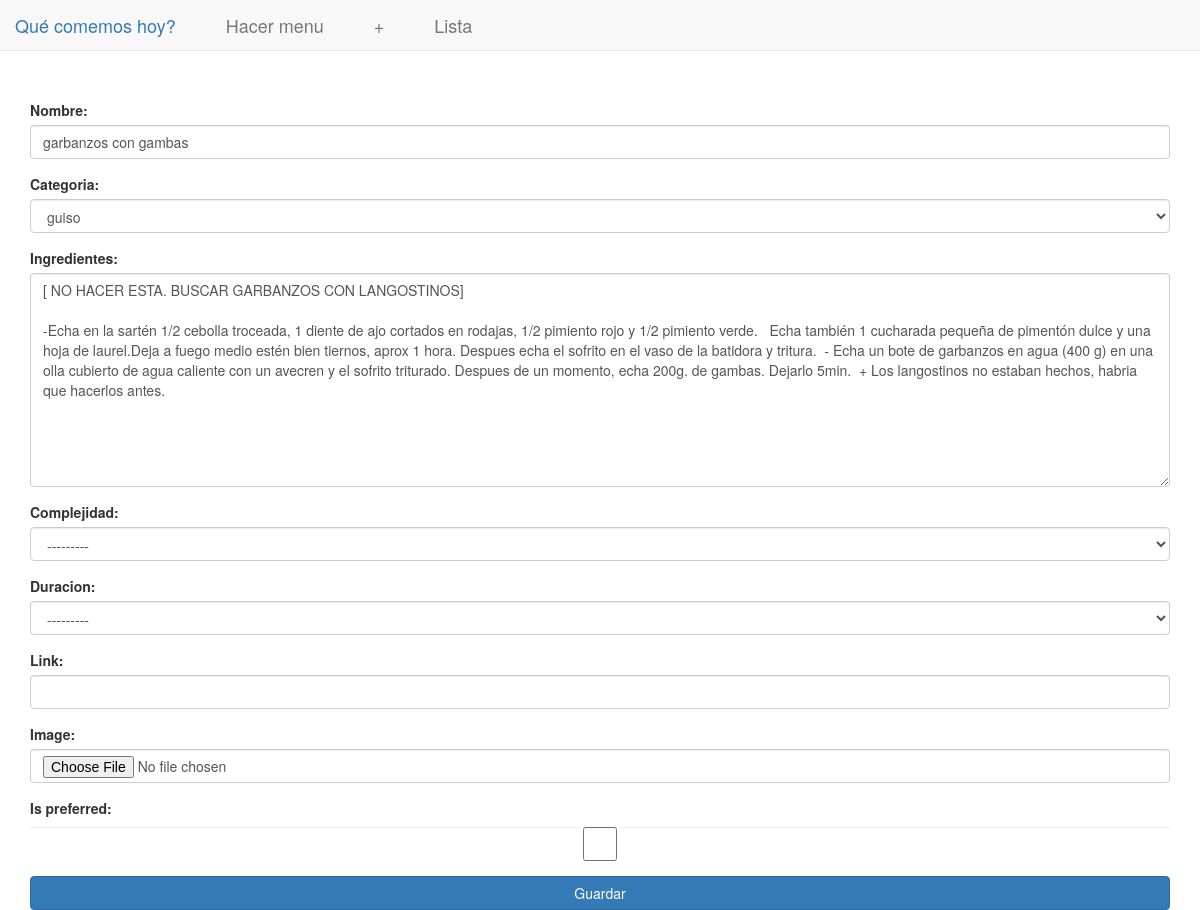
The page /app/modify/83 on the database its author committed.
### app/models.py (models this page shows, shortened)
class Meal(models.Model):
    name = models.CharField(default="",max_length=264, unique=True)
    category = models.CharField(default="",max_length=264, choices=category_choices, blank = True)
    ingredients = models.TextField(blank = True)
    complexity = models.CharField(default="",max_length=264, choices=complexity_choices, blank = True)
    duration = models.CharField(default="",max_length=264, choices=duration_choices, blank = True)
    link = models.URLField(default="", blank = True)
    is_new = models.BooleanField(default=True, blank = True)
    image_name = models.CharField(default="",max_length=264, blank = True)
    image = models.ImageField(upload_to='images', blank = True)
    is_preferred = models.BooleanField(default=False, blank = True)

### app/views.py (the view, shortened to what this page needs)
# urls.py: path('modify/<id>',views.modify_meal,name='modify_meal'),
def modify_meal(request, id):
	meal = get_object_or_404(Meal, id=id)
	mealDetails = {
		'name': meal.name,
		'category':meal.category,
		'ingredients':meal.ingredients,
		'complexity':meal.complexity,
		'duration':meal.duration,
		'link':meal.link,
		'image_name':meal.image_name
	}
	form = MealForm(initial = mealDetails)
	return render(request,'app/modify_meal.html',{'form':form})

### app/forms.py
class MealForm(ModelForm):
	class Meta:
		model = Meal
		exclude = ['is_new','image_name']
		labels = {
		    'name' : 'Nombre',
		    'category' : 'Categoria',
		    'ingredients' : 'Ingredientes',
		    'complexity' : 'Complejidad',
		    'duration' : 'Duracion',
		    'link' : 'Link',
		}

### app/templatetags/myfilters.py (called while the page is built)
@register.filter(name='addclass')
def addclass(value, arg):
    return value.as_widget(attrs={'class': arg})

### templates/app/modify_meal.html (shortened to what this page needs)
<!DOCTYPE html>
{% extends "app/base.html" %}
{% load static %}
{% load myfilters %}
{% block body_block %}
<div class="container">
<div class="row">
<div class="content-boxes-v6">
<div class="col-md-12">
<form method="POST" enctype="multipart/form-data">
	{% for field in form %}
	    <div class="form-group">
	        {{ field.label_tag }} {{ field|addclass:'form-control' }}
	    </div>
	{% endfor %}
	<input type="submit" class="btn btn-primary btn-block" value="Guardar">
</form>
</div>
</div>
</div>
</div>
{% endblock %}

### static/app/css/custom.css (style rules this page uses)
.content-boxes-v6 { margin-top: 100px; margin-bottom: 100px; }

### rows shown on the page
Meal: form "garbanzos con gambas" "guiso" "[ NO HACER ESTA. BUSCAR GARBANZOS CON LANGOSTINOS] -Echa en la sartén 1/2 cebolla troceada, 1 diente de ajo cortados en rodajas, 1/2 pimiento rojo y 1/2 pimiento verde. Echa también 1 cucharada pequeña de pimentón dulce y una hoja de laurel.Deja a fuego medio estén bien tiernos, aprox 1 hora. Despues echa el sofrito en el vaso de la batidora y tritura. - Echa un bote de garbanzos en agua (400 g) en una olla cubierto de agua caliente con un avecren y el sofrito triturado. Despues de un momento, echa 200g. de gambas. Dejarlo 5min. + Los langostinos no estaban hechos, habria que hacerlos antes." "---------" "---------"

### other values the page prints
{{ field.label_tag }} "Nombre:" "Categoria:" "Ingredientes:" "Complejidad:" "Duracion:" "Link:" "Image:" "Is preferred:"
